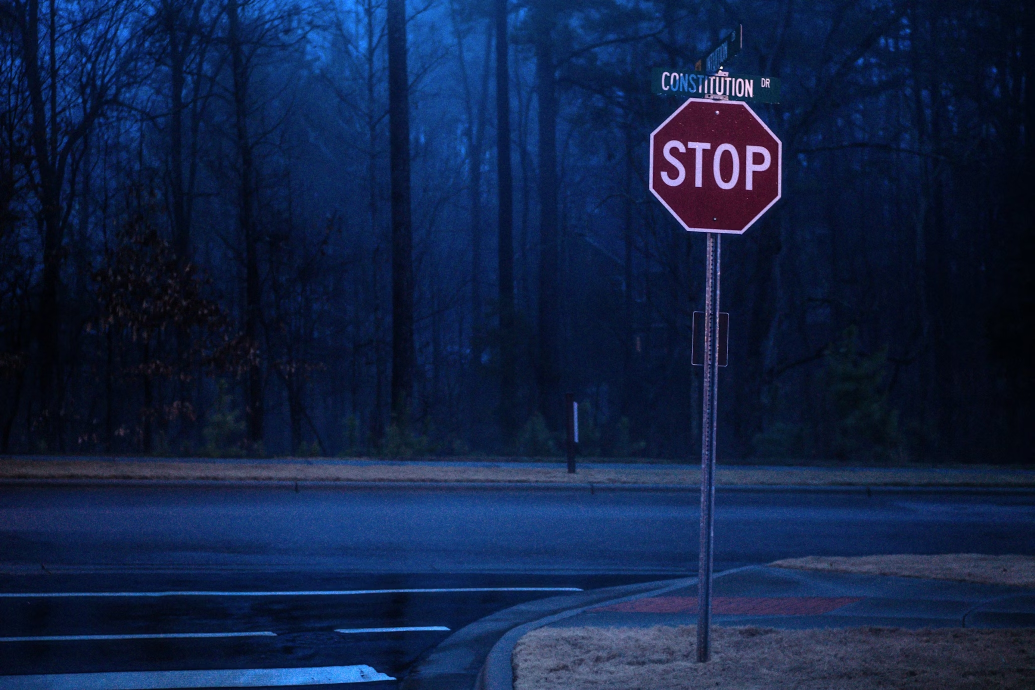
#> input picture Rover_Odev_2/stop_sign_dataset/2.jpg, 2070 x 1380 px, found by its file name (shown at 1/2 size)
$ python stop_sign_detector.py
#> lines starting #> are read from the running program, lines starting #| are printed output that depends on the picture; after the words box and inside, x2 and y2 are one past the last pixel; in counts of white or black regions, pixels touching at a corner belong together
import cv2 as cv
import numpy as np
import matplotlib.pyplot as plt
import math


def show_images(images: list):
    for i, img in enumerate(images):
        cv.imshow(f'Image {i+1}', img)
        cv.waitKey(0)
        cv.destroyWindow(f'Image {i+1}')

# OKUNACAK RESIM ICIN " " ICINE KLASORDEN PATH YAPISTIRINIZ.
img = cv.imread("C:/Users/berko/Desktop/ROVER_ODEVLER/Rover_Odev_2/stop_sign_dataset/2.jpg")
#> img is the input picture: shape (1380, 2070, 3); mean B, G, R 69.6, 33.9, 17.4

downscale = cv.resize(img, (img.shape[1]//2, img.shape[0]//2), cv.INTER_AREA)
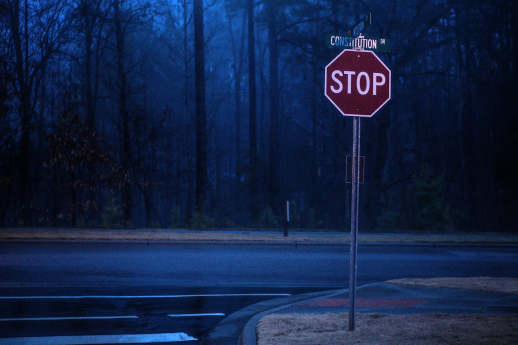
#> downscale: shape (690, 1035, 3) (shown at 1/2 size); mean B, G, R 69.8, 34.1, 17.5

hsv = cv.cvtColor(downscale, cv.COLOR_BGR2HSV)
#> hsv: shape (690, 1035, 3); mean H, S, V 111.8, 198.8, 70.1
h,s,v = cv.split(hsv)
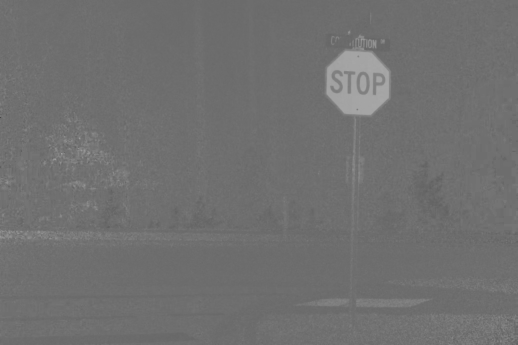
#> h: shape (690, 1035) (shown at 1/2 size); min 30, max 170, mean 111.8
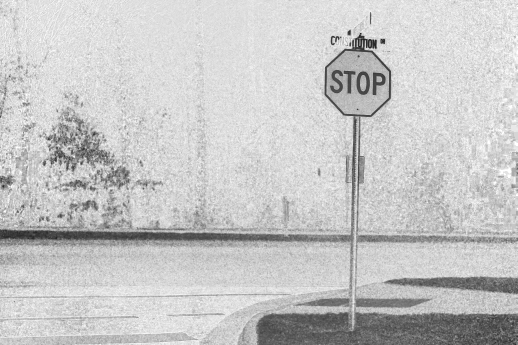
#> s: shape (690, 1035) (shown at 1/2 size); min 2, max 255, mean 198.8
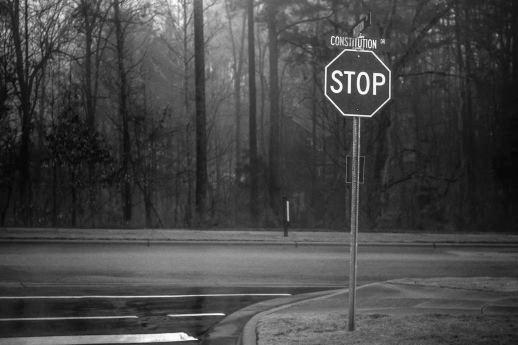
#> v: shape (690, 1035) (shown at 1/2 size); min 3, max 255, mean 70.1


mask1 = cv.inRange(hsv, np.array([0, 100, 10]), np.array([10, 255, 255]))
#> mask1: shape (690, 1035); every value is 0
mask2 = cv.inRange(hsv, np.array([160, 100, 10]), np.array([180, 255, 255]))
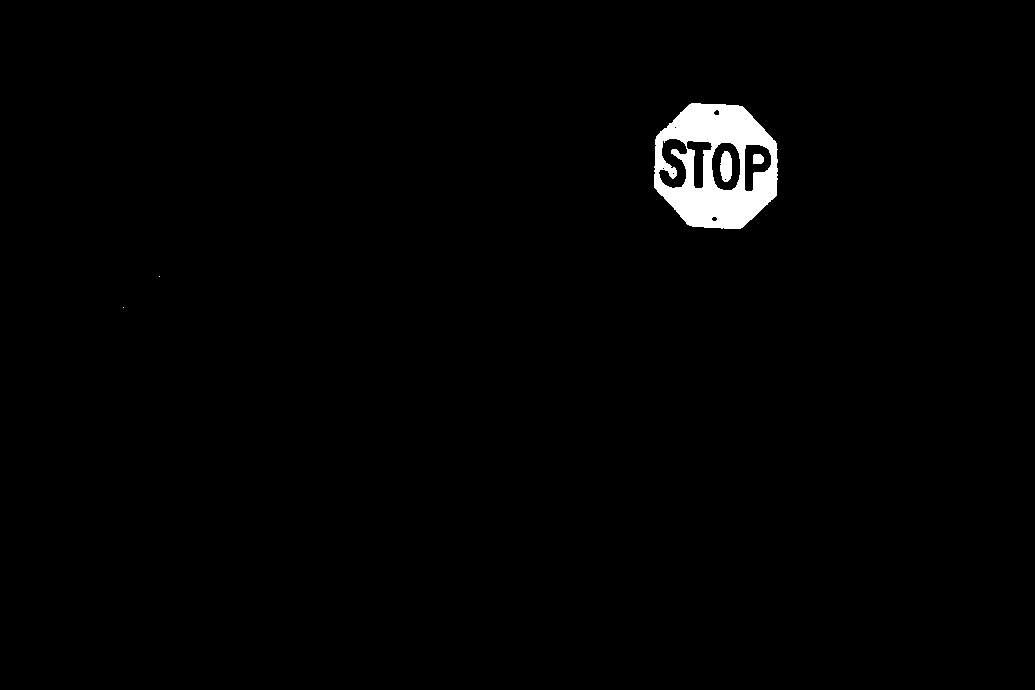
#> mask2: shape (690, 1035); 1.4% white; 5 white regions (2 under 20 px)
mask = cv.bitwise_or(mask1, mask2)

images = [downscale, hsv, h, s, v, mask]

# Ara basamaklarin ciktilarini goruntulemek icin bir alt satirdaki comment kaldirilarak kod calistirilabilir:
show_images(images)
#> the loop in show_images, `for i, img in enumerate(images):` made 6 passes

contours, _ = cv.findContours(mask, cv.RETR_EXTERNAL, cv.CHAIN_APPROX_SIMPLE)
#> contours = 3 contours, 2 with area under 20; largest, box (x1, y1, x2, y2) and area: (654, 103, 778, 229) 12406

rects = []
for cnt in contours:
    a = cv.contourArea(cnt)
    if a >= 1700:
        rects.append(cv.boundingRect(cnt))
#> this loop made 3 passes
#> (cnt, a) on passes 1 to 2: ([[123, 307]], 0), ([[159, 276]], 0)
#> after the loop, rects = [(654, 103, 124, 126)]

keep = [True] * len(rects)
#> keep = [True]
for i, (x1, y1, w1, h1) in enumerate(rects):
    for j, (x2, y2, w2, h2) in enumerate(rects):
        if i == j:
            continue

        if (x1 <= x2 and y1 <= y2 and
            x1 + w1 >= x2 + w2 and
            y1 + h1 >= y2 + h2):
            keep[j] = False
#> this loop made 1 pass

for k, ok in enumerate(keep):
    if ok:
        x, y, w, h = rects[k]
        cv.rectangle(downscale, (x, y), (x + w, y + h), (0, 255, 0), 2)
        print(f'The center of the detected sign is at: ({x + w//2}, {y + h//2})')
#> this loop made 1 pass
#> (printed output is left out)
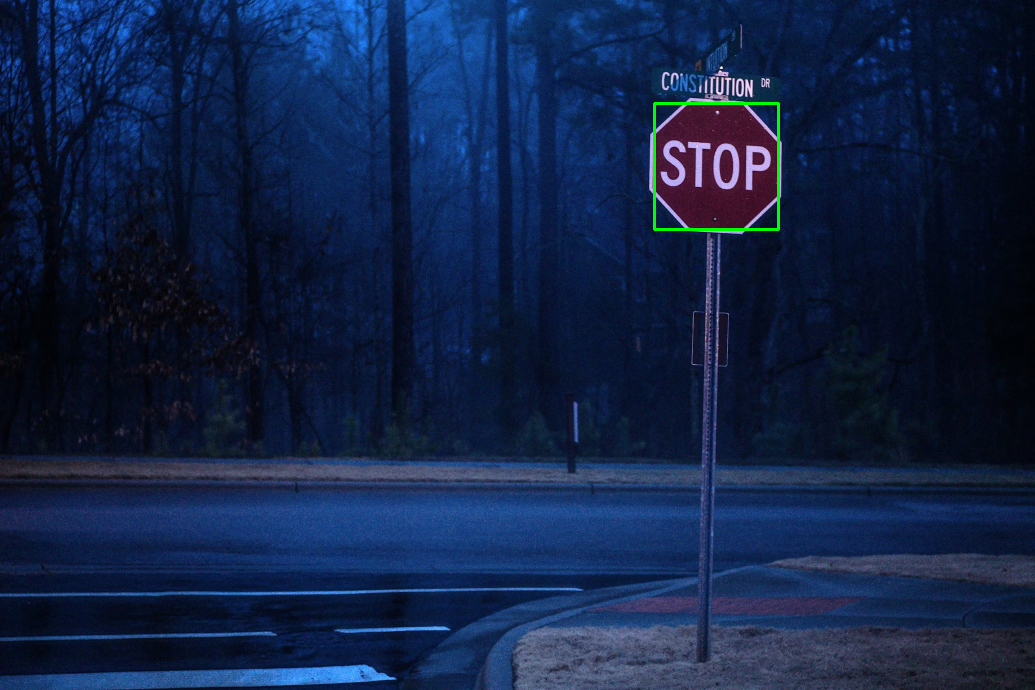
#> downscale: shape (690, 1035, 3); 0.21% of pixels changed, all inside (x1, y1, x2, y2) = (653, 102, 780, 231)


cv.imshow('Detected Stop Sign(s)', downscale)
cv.waitKey(0)
cv.destroyAllWindows()

$ run again, with Rover_Odev_2/stop_sign_dataset/3.jpg copied over Rover_Odev_2/stop_sign_dataset/2.jpg
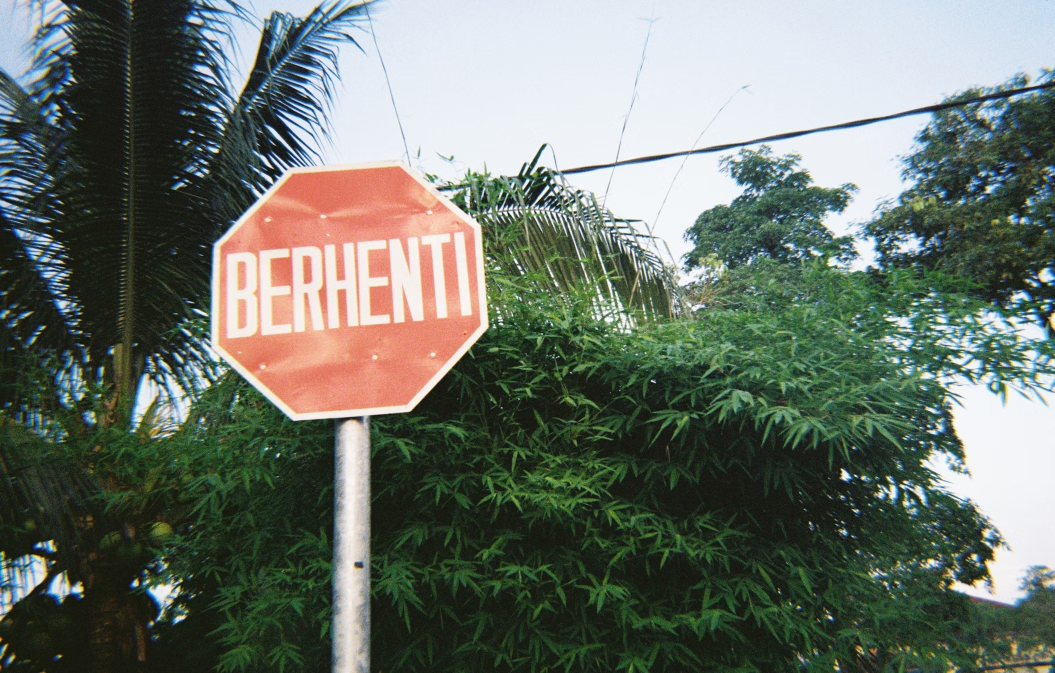
#> input picture Rover_Odev_2/stop_sign_dataset/3.jpg, 2109 x 1346 px, found by its file name (shown at 1/2 size)
#> img is the input picture: shape (1346, 2109, 3); mean B, G, R 105.7, 115.3, 106.8
#> hsv: shape (673, 1054, 3); mean H, S, V 65.5, 75.3, 124.6
#> `mask1 = cv.inRange(hsv, np.array([0, 100, 10]), np.array([10, 255, 255..`:
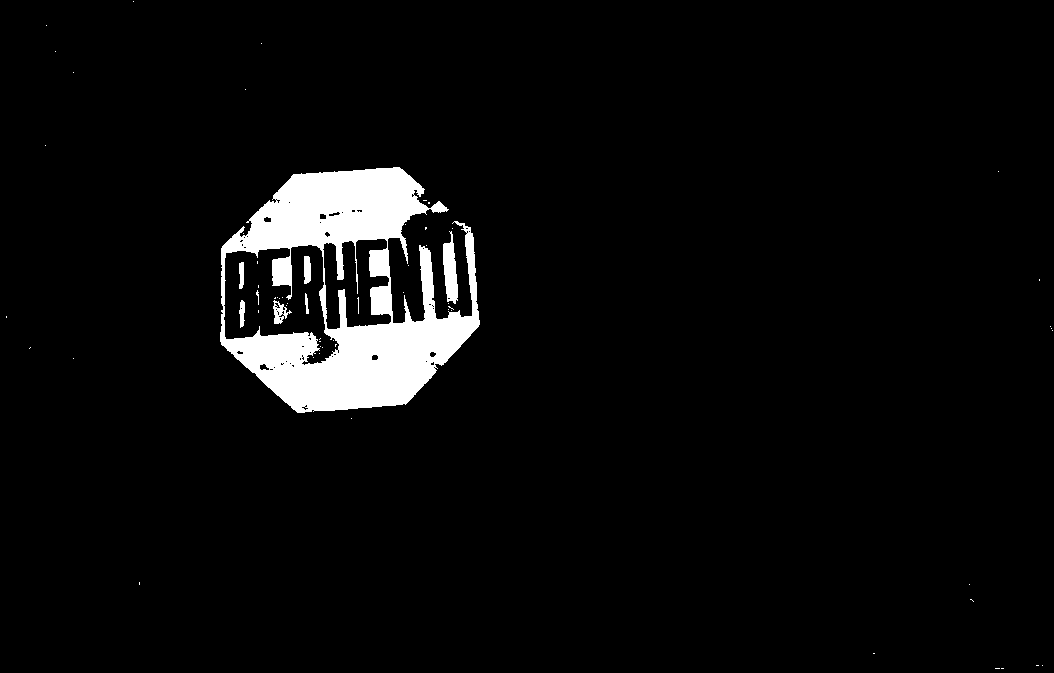
#> mask1: shape (673, 1054); 4.6% white; 63 white regions (55 under 20 px), largest, box (x1, y1, x2, y2) and area: (220, 167, 480, 413) 30824, (443, 231, 458, 304) 715, (273, 300, 292, 324) 208
#> mask2: shape (673, 1054); 0% white in thin lines or dots, all inside (x1, y1, x2, y2) = (291, 259, 292, 265)
#> mask: shape (673, 1054); 4.6% white; 63 white regions (55 under 20 px)
#> the loop in show_images, `for i, img in enumerate(images):` made 6 passes
#> contours = 39 contours, 37 with area under 20; largest, box (x1, y1, x2, y2) and area: (220, 167, 480, 413) 42515, (443, 231, 458, 304) 636
#> the loop `for cnt in contours:` made 39 passes
#> (cnt, a) on passes 1 to 8: ([[1001, 668], [1003, 668]], 0), ([[995, 668], [999, 668]], 0), ([[1042, 665]], 0), ([[1036, 665], [1038, 665]], 0), ([[873, 653], [874, 653]], 0), ([[970, 599], [971, 599], [973, 601], [971, 599]], 0), ([[969, 584]], 0), ([[139, 582], [139, 584]], 0)
#> after the loop `for cnt in contours:`: rects = [(220, 167, 260, 246)]
#> keep = [True]
#> the loop `for i, (x1, y1, w1, h1) in enumerate(rects):` made 1 pass
#> the loop `for k, ok in enumerate(keep):` made 1 pass
#> (printed output is left out)
#> after the loop `for k, ok in enumerate(keep):`:
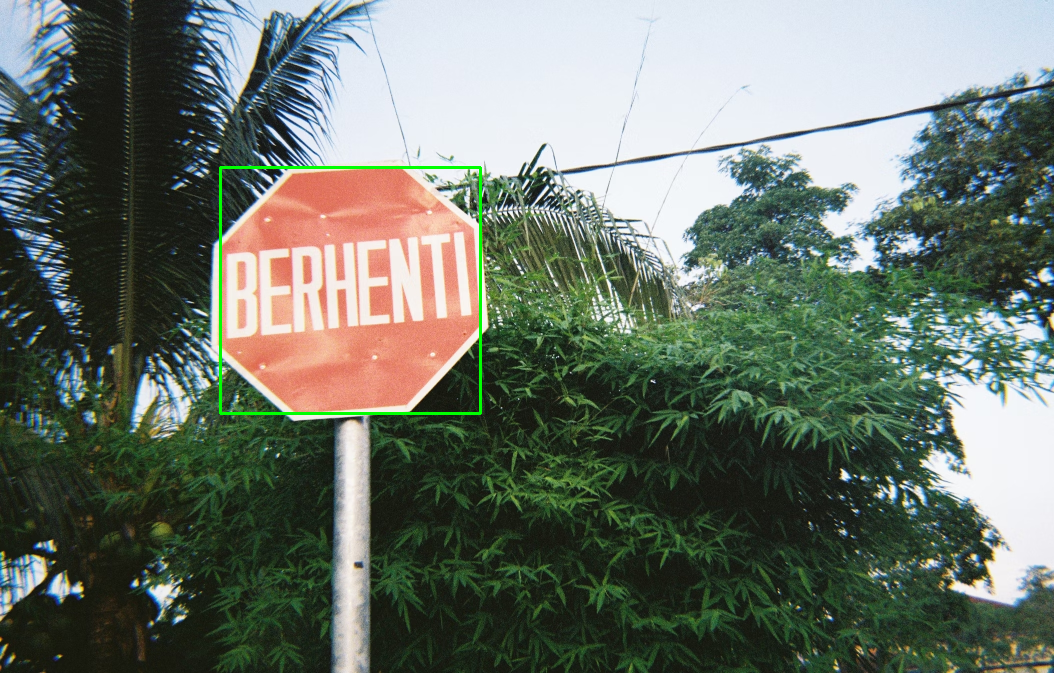
#> downscale: shape (673, 1054, 3); mean B, G, R 105, 115.7, 106.1

$ run again, with Rover_Odev_2/stop_sign_dataset/4.jpg copied over Rover_Odev_2/stop_sign_dataset/2.jpg
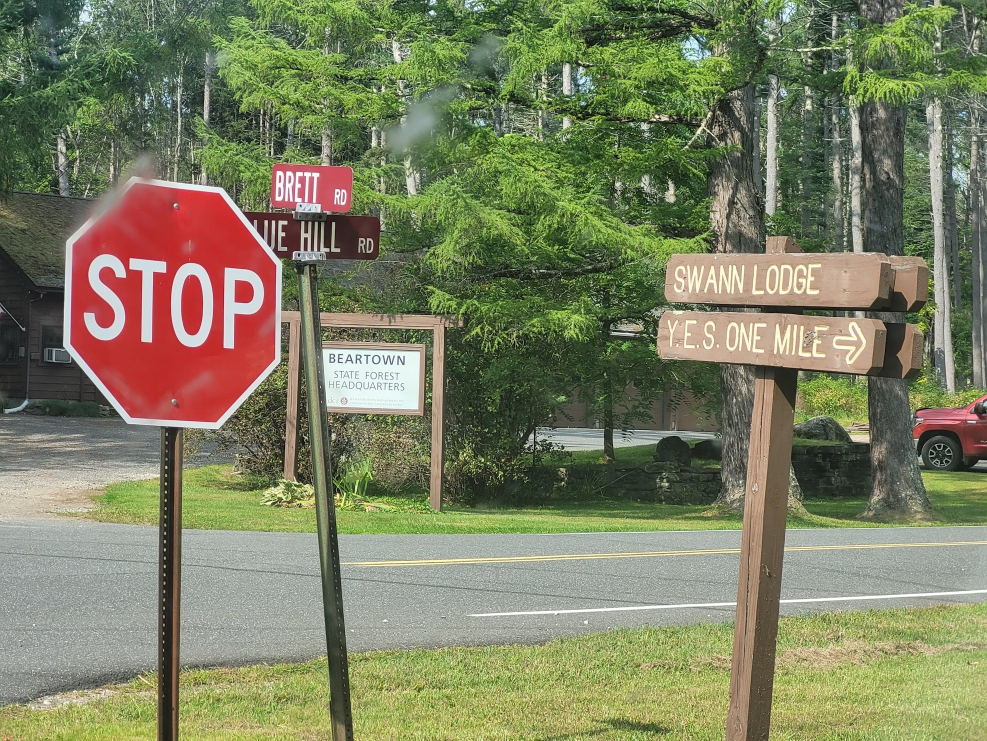
#> input picture Rover_Odev_2/stop_sign_dataset/4.jpg, 1974 x 1481 px, found by its file name (shown at 1/2 size)
#> img is the input picture: shape (1481, 1974, 3); mean B, G, R 97.3, 127.7, 124.7
#> hsv: shape (740, 987, 3); mean H, S, V 47.2, 77.2, 136.4
#> `mask1 = cv.inRange(hsv, np.array([0, 100, 10]), np.array([10, 255, 255..`:
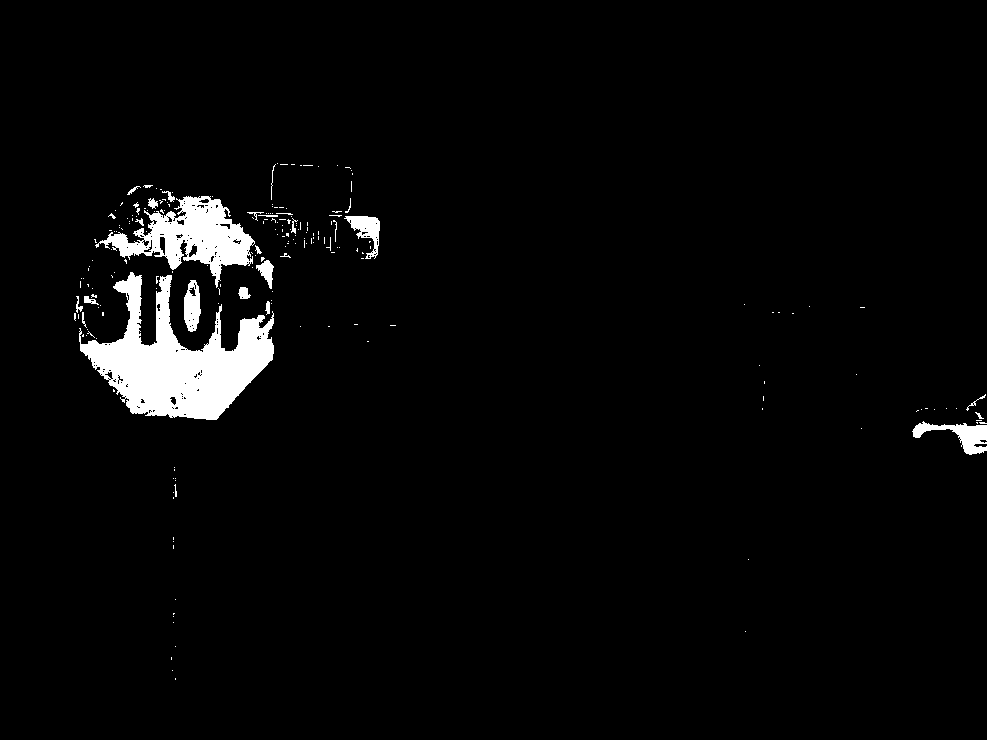
#> mask1: shape (740, 987); 3.2% white; 214 white regions (186 under 20 px), largest, box (x1, y1, x2, y2) and area: (79, 272, 274, 420) 13303, (95, 196, 255, 288) 5760, (912, 421, 987, 455) 1044
#> mask2: shape (740, 987); 2.1% white; 164 white regions (145 under 20 px), largest, box (x1, y1, x2, y2) and area: (71, 185, 276, 422) 10323, (271, 164, 352, 212) 1874, (244, 212, 300, 257) 954
#> mask: shape (740, 987); 5.3% white; 85 white regions (70 under 20 px)
#> the loop in show_images, `for i, img in enumerate(images):` made 6 passes
#> contours = 77 contours, 68 with area under 20; largest, box (x1, y1, x2, y2) and area: (71, 185, 276, 422) 38602, (271, 163, 353, 213) 2532, (244, 212, 301, 258) 1247, (912, 418, 987, 455) 1212, (344, 216, 380, 259) 646
#> the loop `for cnt in contours:` made 77 passes
#> (cnt, a) on passes 1 to 8: ([[175, 678], [175, 679]], 0), ([[172, 670]], 0), ([[171, 657], [171, 659]], 0), ([[175, 646]], 0), ([[745, 631]], 0), ([[173, 622]], 0), ([[173, 616]], 0), ([[173, 613], [173, 614], [174, 613]], 0.5)
#> after the loop `for cnt in contours:`: rects = [(71, 185, 205, 237), (271, 163, 82, 50)]
#> keep = [True, True]
#> the loop `for i, (x1, y1, w1, h1) in enumerate(rects):` made 2 passes
#> the loop `for k, ok in enumerate(keep):` made 2 passes
#> (printed output is left out)
#> after the loop `for k, ok in enumerate(keep):`:
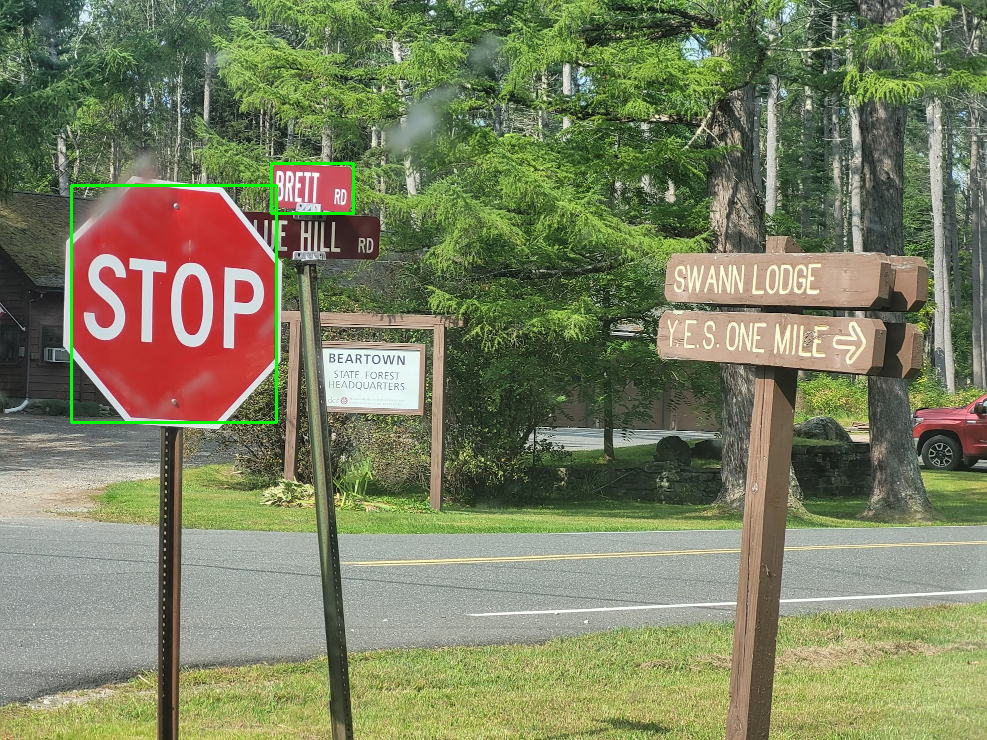
#> downscale: shape (740, 987, 3); mean B, G, R 96.6, 128.1, 123.9
